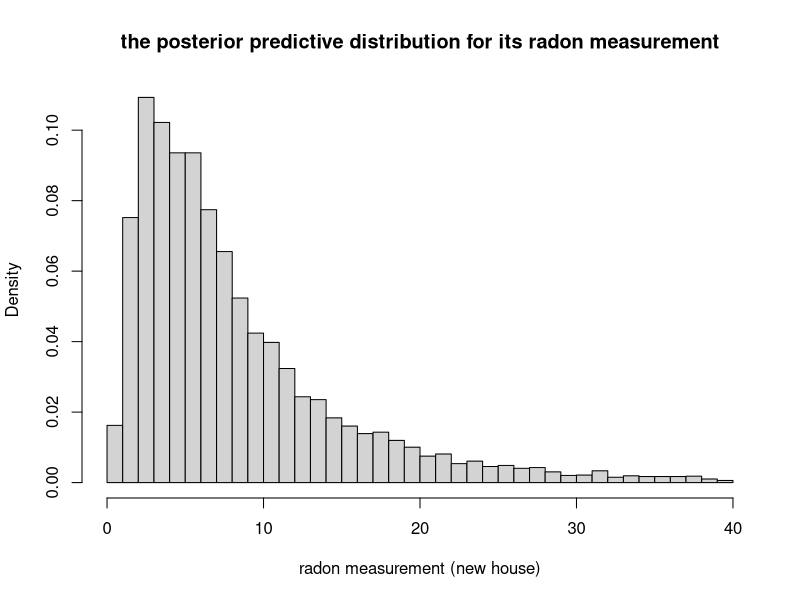

Write R code to recreate this figure.
#HW6-3:Chapter 14 Exercise 1.
#question(a)
y1 <- c (5.0, 13.0, 7.2, 6.8, 12.8, 5.8, 9.5, 6.0, 3.8, 14.3, 1.8, 6.9, 4.7, 9.5)
y2 <- c (0.9, 12.9, 2.6, 3.5, 26.6, 1.5, 13.0, 8.8, 19.5, 2.5, 9.0, 13.1, 3.6, 6.9)
y3 <- c (14.3, 6.9, 7.6, 9.8, 2.6, 43.5, 4.9, 3.5, 4.8, 5.6, 3.5, 3.9, 6.7)
basement1 <- c(1,1,1,1,1,0,1,1,1,0,1,1,1,1)
basement2 <- c(0,1,1,0,1,1,1,1,1,0,1,1,1,0)
basement3 <- c(1,0,1,0,1,1,1,1,1,1,1,1,1)

make_indicators <- function (x){
  ux <- unique(x)
  matrix1 <- matrix(x, nrow=length(x), ncol=length(ux))
  matrix2 <- matrix(ux, nrow=length(x), ncol=length(ux), byrow=TRUE)
  (matrix1==matrix2)*1}

counties <- rep(1:3,c(length(y1),length(y2),length(y3)))
y <- c(y1,y2,y3)
x <- cbind(c(basement1,basement2,basement3), make_indicators(counties))
ls_out <- lsfit (x, log(y), intercept=F)
lsd <- ls.diag(ls_out)

nsims <- 10000
n <- nrow(x)
k <- ncol(x)
sigma <- rep(NA, nsims)
beta <- array(NA, c(nsims, k))
for (i in 1:nsims){
  sigma[i] <- lsd$std.dev*sqrt((n-k)/rchisq(1,n-k))
  beta[i,] <- ls_out$coef + (sigma[i]/lsd$std.dev)*lsd$std.err*t(chol(lsd$corr))%*%rnorm(k)}

output <- exp (cbind (beta[,2], beta[,1]+beta[,2], beta[,3],
                      beta[,1] + beta[,3], beta[,4], beta[,1] + beta[,4], beta[,1], sigma))

for(i in 1:ncol(output)){
  print (round(quantile(output[,i],c(.25,.5,.75)),1))
}
  
#question(b)
theta <- rbeta(nsims, 13, 3)
b <- rbinom(nsims, 1, theta)
logy_rep <- rnorm (nsims, beta[,3] + b*beta[,1], sigma)
y_rep <- exp(logy_rep)
print (round(quantile(y_rep,c(.025,.25,.5,.75,.975)),1))
hist (y_rep[y_rep<40], breaks=0:40,
      main = 'the posterior predictive distribution for its radon measurement',
      xlab="radon measurement (new house)", freq = FALSE,cex=2)

